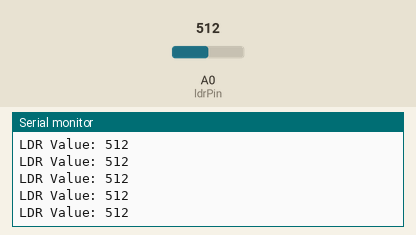
Simulated run of this sketch. Board: Arduino Uno, built with avr-gcc and run on an emulated ATmega328P. On the bench: the last lines printed to the serial monitor. Inputs (shaded band) come from the test bench; at power-on: A0 (ldrPin) = 512.

Above: at 1.2 s.
1.3 s: A0 (ldrPin) set to 716
At 1.66 s:
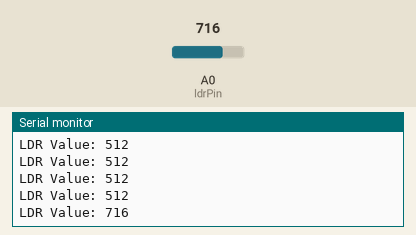
2.8 s: A0 (ldrPin) set to 900
At 2.86 s:
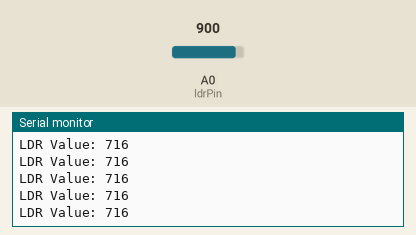
Timing chart, 0 to 5.8 s (numbered marks = the images above; inputs shaded):
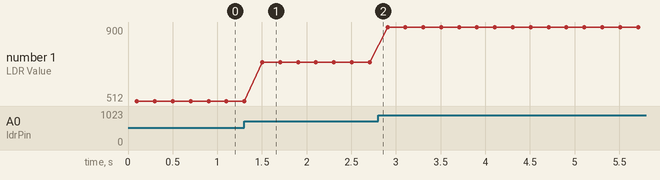

Measured:
- after the input at 1.3 s, the serial monitor: prints a new line after 0.20 s (image 1)
- plotted number 1: 512 → 716 after the input at 1.3 s, 716 → 900 after the input at 2.8 s

The sketch:

lrd.ino
```cpp
const int ldrPin = A0;  // LDR connected to analog pin A0

void setup() {
  Serial.begin(9600);   // Initialize serial communication
}

void loop() {
  int ldrValue = analogRead(ldrPin);  // Read analog value from LDR
  if(ldrValue > 50){
    digitalWrite(12,HIGH);
    delay(100);
  }else{
    digitalWrite(12,LOW);
  }
  Serial.print("LDR Value: ");
  Serial.println(ldrValue);           // Print LDR value to the serial monitor

  delay(100);  // Delay for 1 second
}
```
